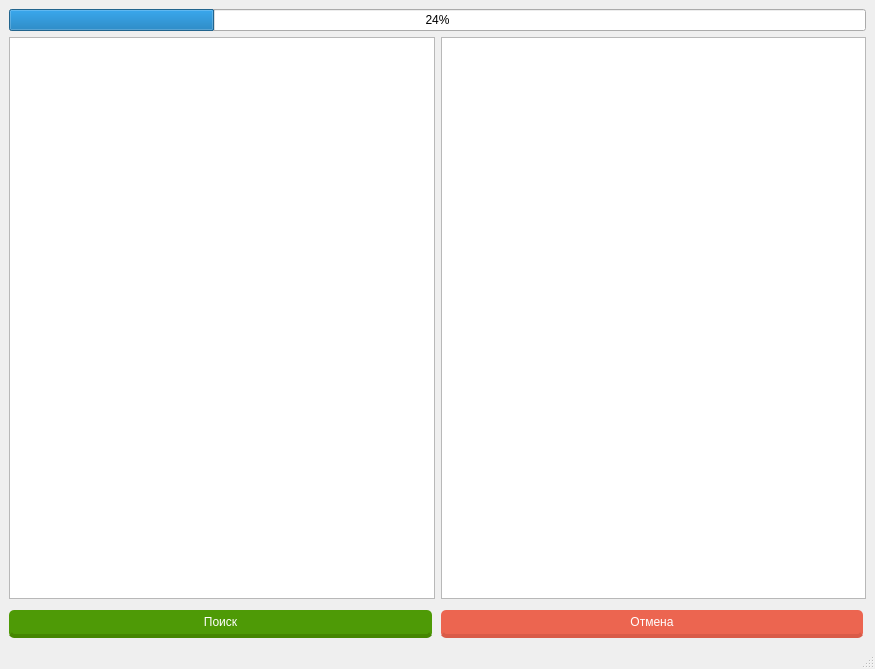
<?xml version="1.0" encoding="UTF-8"?>
<ui version="4.0">
 <class>MainWindow</class>
 <widget class="QMainWindow" name="MainWindow">
  <property name="geometry">
   <rect>
    <x>0</x>
    <y>0</y>
    <width>875</width>
    <height>669</height>
   </rect>
  </property>
  <property name="windowTitle">
   <string>Find Duplicates</string>
  </property>
  <widget class="QWidget" name="centralwidget">
   <layout class="QGridLayout" name="gridLayout_2">
    <item row="0" column="0">
     <widget class="QProgressBar" name="progressBar">
      <property name="value">
       <number>24</number>
      </property>
     </widget>
    </item>
    <item row="1" column="0">
     <layout class="QGridLayout" name="gridLayout">
      <item row="0" column="0">
       <widget class="QListView" name="lvSource"/>
      </item>
      <item row="1" column="0">
       <widget class="QPushButton" name="btn_start">
        <property name="styleSheet">
         <string notr="true">float: right;
margin-right: 3%;
margin-top: 5px;
border-radius: 5px;
-moz-border-radius: 5px;
-webkit-border-radius: 5px;
padding:  5px 9px;
from-size: 1.2em;
background-color: rgb(78, 154, 6);
text-shadow: #454545 0 0 2px;
border-bottom: 4px solid rgb(69, 134,  1);
color: white;
font-family: 'Roboto Slab', serif;</string>
        </property>
        <property name="text">
         <string>Поиск</string>
        </property>
       </widget>
      </item>
      <item row="1" column="1">
       <widget class="QPushButton" name="btn_stop">
        <property name="styleSheet">
         <string notr="true">float: right;
margin-right: 3%;
margin-top: 5px;
border-radius: 5px;
-moz-border-radius: 5px;
-webkit-border-radius: 5px;
padding:  5px 9px;
from-size: 1.2em;
background-color: rgba(236, 101, 80, 1);
text-shadow: #454545 0 0 2px;
border-bottom: 4px solid rgba(217, 91, 72, 1);
color: white;
font-family: 'Roboto Slab', serif;</string>
        </property>
        <property name="text">
         <string>Отмена</string>
        </property>
       </widget>
      </item>
      <item row="0" column="1">
       <widget class="QTreeView" name="treeView">
        <property name="sizePolicy">
         <sizepolicy hsizetype="Expanding" vsizetype="Expanding">
          <horstretch>0</horstretch>
          <verstretch>0</verstretch>
         </sizepolicy>
        </property>
       </widget>
      </item>
     </layout>
    </item>
   </layout>
  </widget>
  <widget class="QMenuBar" name="menubar">
   <property name="geometry">
    <rect>
     <x>0</x>
     <y>0</y>
     <width>875</width>
     <height>22</height>
    </rect>
   </property>
  </widget>
  <widget class="QStatusBar" name="statusbar"/>
 </widget>
 <resources/>
 <connections/>
</ui>
